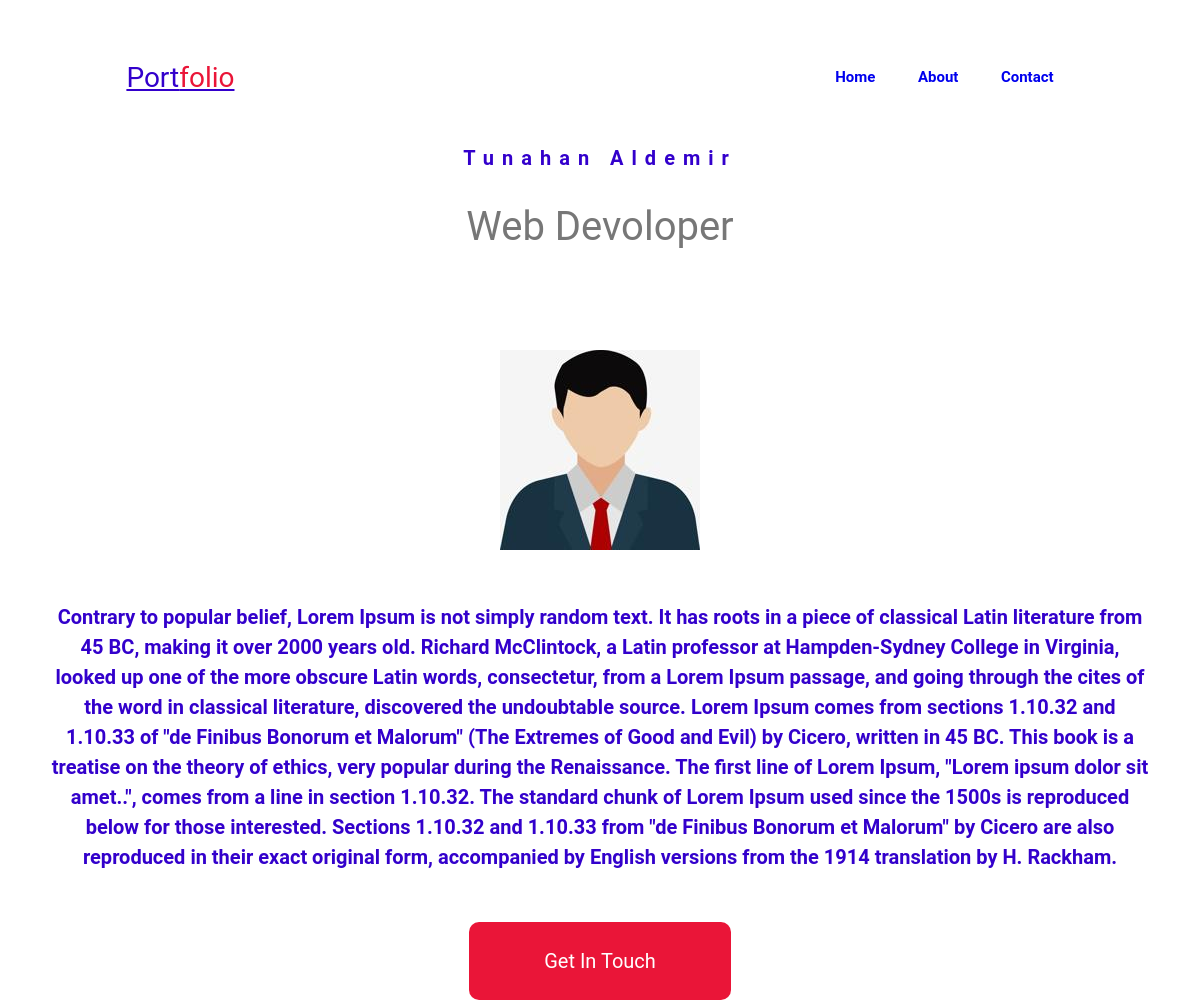
The page /about/ on the database its author committed.
### posts/models.py (models this page shows, shortened)
class about(models.Model):
    kul_ad=models.CharField(max_length=150)
    about_user=models.TextField()
    user_image=models.ImageField(null=True,blank=True)

### posts/views.py (the view)
# urls.py: path('about/',aboutview.as_view(),name='user_about'),
class aboutview(ListView):
    template_name = "about.html"
    model = about
    context_object_name = "users"
    def get_context_data(self, *, object_list=None, **kwargs):
        context=super(aboutview, self).get_context_data(**kwargs)
        return context

### templates/about.html (shortened to what this page needs)
<!DOCTYPE html>
{% load static %}
<html>
<head>
	<link rel="stylesheet" type="text/css" href="{% static 'css/about.css'%}">
    <link rel="stylesheet" href="https://cdnjs.cloudflare.com/ajax/libs/font-awesome/5.15.3/css/all.min.css" />
</head>
<body>
     <div>
		 <nav>
			 <a class="logo"  href="{% url 'index' %}" >Port<span>folio</span></a>
			 <ul>
				 <li><a style="font-size:15px" href="{% url 'index' %}" >Home</a></li>
				 <li><a style="font-size:15px"  href="{% url 'user_about' %}" >About</a></li>
				 <li><a style="font-size:15px" href="{% url 'contact' %}" target="_blank" >Contact</a></li>
			 </ul>
		 </nav>
	 </div>
    <div class="container" >
		    {%  for us in users %}
		<h1 style="color:#3300CC">{{us.kul_ad}}</h1>
		<h2  >Web Devoloper</h2>
		<div class="image">
			<img src="{{us.user_image.url}}">
		</div>
		<p style="color:#3300CC;font-weight:bold;">
			{{us.about_user}}
		</p>
		    {% endfor %}
		<a href="{% url 'contact' %}" class="btn">Get In Touch</a>
	</div>
</body>
</html>

### static/css/about.css (style rules this page uses)
html { font-size: 10px; }
body { background-color:white ; background-position: 0 1000px; font-family: 'Roboto',sans-serif; }
.container { max-width:1100px ; margin: 0 auto; padding: 0 3rem; margin-top: 4rem; text-align: center; }
h1 { color: pink; font-size: Srem; font-weight: 700; letter-spacing:8px ; margin-bottom: 2rem; }
h2 { color:#777 ; font-size: 4rem; font-weight: 400; }
.image { margin-top: 10rem; margin-bottom: 5rem; }
p { font-size: 2rem; color:#fff ; line-height: 1.5; margin-bottom: 5rem; }
.btn { display: inline-block; padding: 2.7rem 7.5rem; background:#ea1538 ; font-size: 2rem; text-decoration: none; color:white ; border-radius: 10px; transition: background 0.5s; }
nav { display: flex; align-items: center; justify-content: space-between; padding-top: 40px; padding-left: 10%; padding-right: 10%; }
nav ul li { list-style-type: none; display: inline-block; padding: 10px 20px; }
nav ul li a { color: ##3300CC; text-decoration: none; font-weight: bold; }
.logo { color: #3300CC; font-size: 28px; }
span { color: #ea1538; }

### rows shown on the page
about: kul_ad "Tunahan Aldemir", user_image (picture), about_user "Contrary to popular belief, Lorem Ipsum is not simply random text. It has roots in a piece of classical Latin literature from 45 BC, making it over 2000 years old. Richard McClintock, a Latin professor at Hampden-Sydney College in Virginia, looked up one of the more obscure Latin words, consectetur, from a Lorem Ipsum passage, and going through the cites of the word in classical literature, discovered the undoubtable source. Lorem Ipsum comes from sections 1.10.32 and 1.10.33 of \"de Finibus Bonorum et Malorum\" (The Extremes of Good and Evil) by Cicero, written in 45 BC. This book is a treatise on the theory of ethics, very popular during the Renaissance. The first line of Lorem Ipsum,…"
